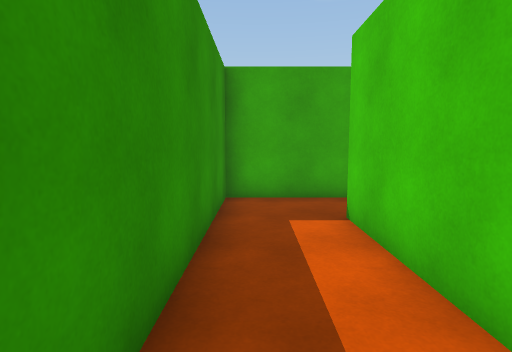
view 1 (above)

14 first-person views from a walk through a Unity game level. The camera is 1.5 m above the floor, tilts 6° down and sees 80° across. The floor is counted in squares, 1 m on a side. Each view is taken from the middle of a square. On the plan, view 1 faces up. The plan holds only what a view shows up to about 15 squares ahead; the rest is blank. The place goes on beyond the plan. Some animated figures are not drawn.

view 2
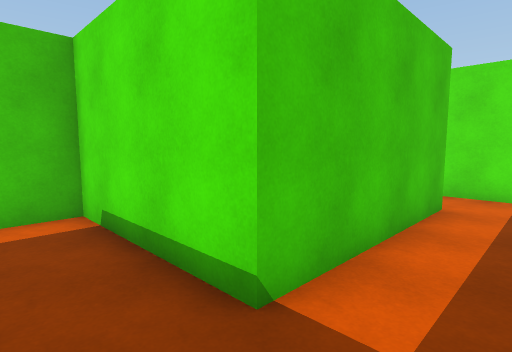

view 3
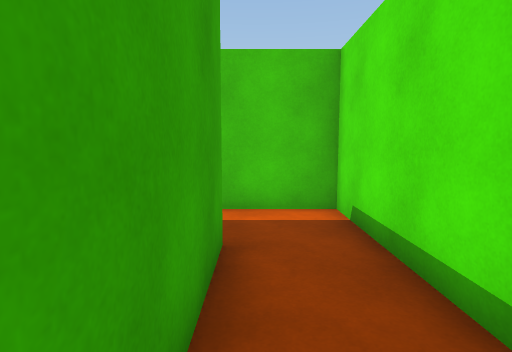

view 4
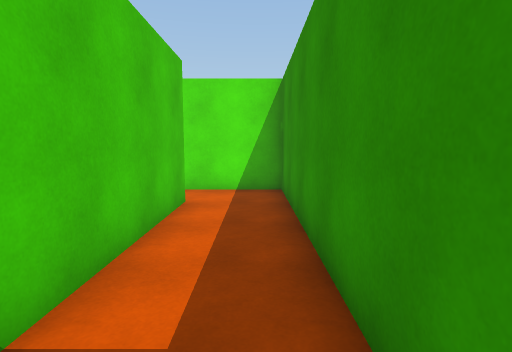

view 5
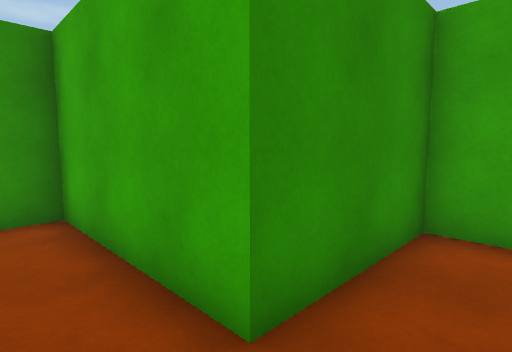

view 6
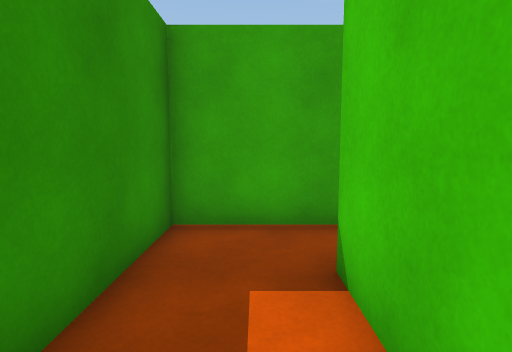

view 7
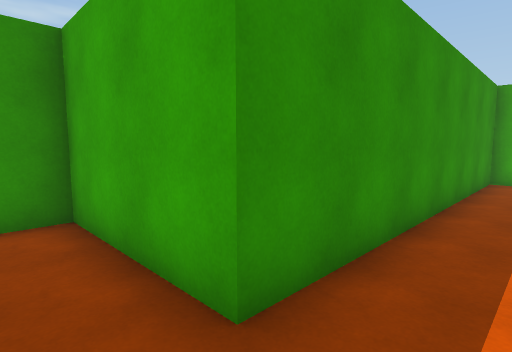

view 8
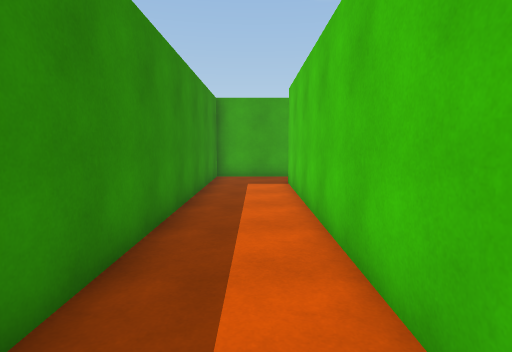

view 9
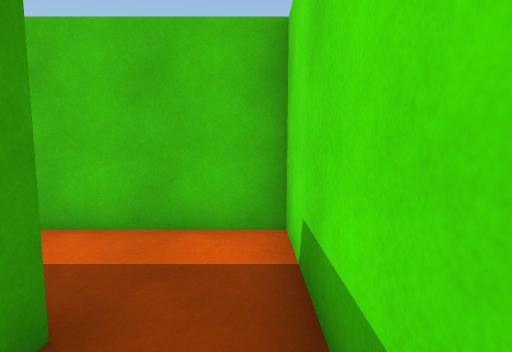

view 10
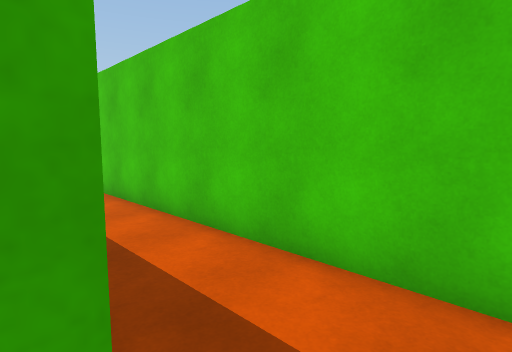

view 11
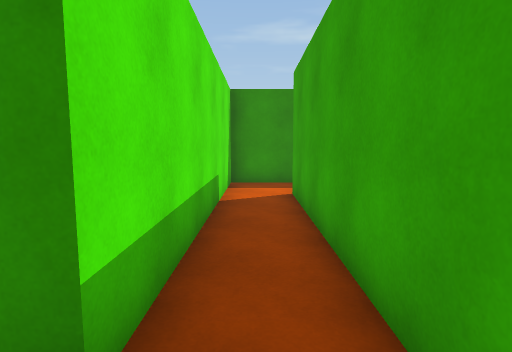

view 12
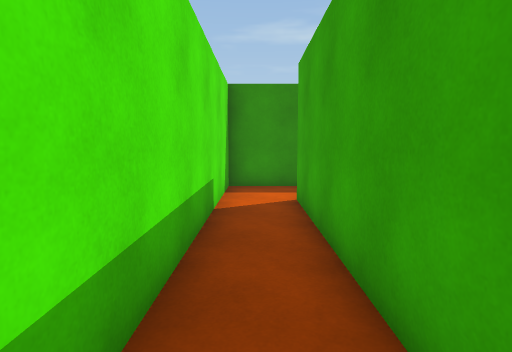

view 13
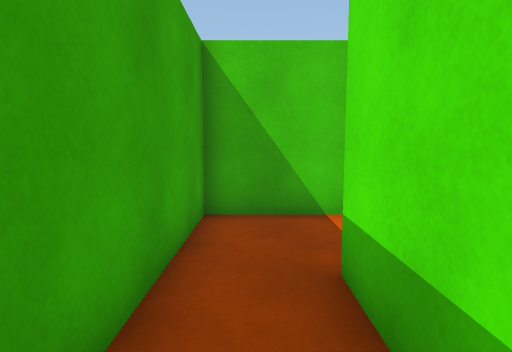

view 14
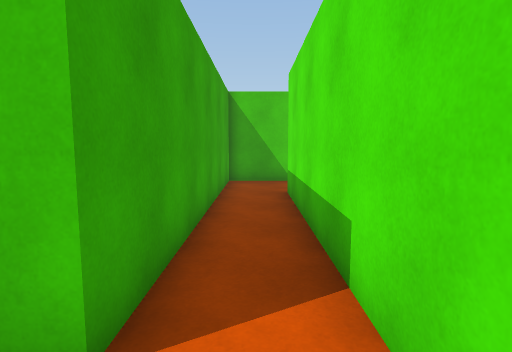

### Floor plan
Ten units are one square. View 1 is at (0, 0); x grows to the right and y downward. Boxes are objects, and circles mark ways between rooms. Rooms are numbered by the first view taken in them; rooms with no view inside come last. Other rooms are left out.
<svg viewBox="-13 -230 143 264">
<path fill="none" stroke="#000" d="M19 -1 19 -61 70 -61 70 -105M44 -104 44 -85 -8 -85 -8 20 14 20M75 -105 122 -105 122 -225M92 -225 92 -126 44 -126 44 -104M122 29 122 -1M125 -1 19 -1M14 20 94 20 94 25"/>
<circle cx="55" cy="-95" r="3" fill="#2a7"/>
<circle cx="20" cy="10" r="3" fill="#2a7"/>
<text x="10" y="-50">1</text>
<text x="100" y="-150">2</text>
<text x="80" y="10">3</text>
</svg>
Room 1 opens to room 2. Room 1 opens to room 3.

Where each view was taken, in squares from view 1:
view 1: 0 up, 0 right, facing up
view 2: 8 up, 0 right, facing down-right
view 3: 8 up, 0 right, facing right
view 4: 8 up, 0 right, facing down
view 5: 7 up, 6 right, facing up-left
view 6: 7 up, 6 right, facing up
view 7: 11 up, 11 right, facing up-left
view 8: 11 up, 11 right, facing up
view 9: 11 up, 7 right, facing right
view 10: 12 up, 9 right, facing up-right
view 11: 1 down, 11 right, facing left
view 12: 1 down, 10 right, facing left
view 13: 1 down, 6 right, facing right
view 14: 1 down, 0 right, facing right
